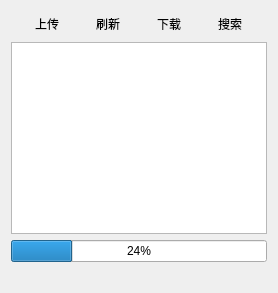
      <widget class="QWidget" name="page_20">
       <layout class="QHBoxLayout" name="horizontalLayout_58">
        <item>
         <layout class="QVBoxLayout" name="verticalLayout_25">
          <item>
           <layout class="QHBoxLayout" name="horizontalLayout_57">
            <item>
             <widget class="QToolButton" name="uploadBtn">
              <property name="text">
               <string>上传</string>
              </property>
              <property name="icon">
               <iconset resource="res.qrc">
                <normaloff>:/images/ico_SpeedupOpt.png</normaloff>:/images/ico_SpeedupOpt.png</iconset>
              </property>
              <property name="iconSize">
               <size>
                <width>48</width>
                <height>48</height>
               </size>
              </property>
              <property name="toolButtonStyle">
               <enum>Qt::ToolButtonTextUnderIcon</enum>
              </property>
              <property name="autoRaise">
               <bool>true</bool>
              </property>
              <property name="arrowType">
               <enum>Qt::NoArrow</enum>
              </property>
             </widget>
            </item>
            <item>
             <widget class="QToolButton" name="refreshBtn">
              <property name="text">
               <string>刷新</string>
              </property>
              <property name="icon">
               <iconset resource="res.qrc">
                <normaloff>:/images/ico_SpeedupOpt.png</normaloff>:/images/ico_SpeedupOpt.png</iconset>
              </property>
              <property name="iconSize">
               <size>
                <width>48</width>
                <height>48</height>
               </size>
              </property>
              <property name="toolButtonStyle">
               <enum>Qt::ToolButtonTextUnderIcon</enum>
              </property>
              <property name="autoRaise">
               <bool>true</bool>
              </property>
              <property name="arrowType">
               <enum>Qt::NoArrow</enum>
              </property>
             </widget>
            </item>
            <item>
             <widget class="QToolButton" name="dowmloadBtn">
              <property name="text">
               <string>下载</string>
              </property>
              <property name="icon">
               <iconset resource="res.qrc">
                <normaloff>:/images/ico_SpeedupOpt.png</normaloff>:/images/ico_SpeedupOpt.png</iconset>
              </property>
              <property name="iconSize">
               <size>
                <width>48</width>
                <height>48</height>
               </size>
              </property>
              <property name="toolButtonStyle">
               <enum>Qt::ToolButtonTextUnderIcon</enum>
              </property>
              <property name="autoRaise">
               <bool>true</bool>
              </property>
              <property name="arrowType">
               <enum>Qt::NoArrow</enum>
              </property>
             </widget>
            </item>
            <item>
             <widget class="QToolButton" name="searchInServerBtn">
              <property name="text">
               <string>搜索</string>
              </property>
              <property name="icon">
               <iconset resource="res.qrc">
                <normaloff>:/images/ico_SpeedupOpt.png</normaloff>:/images/ico_SpeedupOpt.png</iconset>
              </property>
              <property name="iconSize">
               <size>
                <width>48</width>
                <height>48</height>
               </size>
              </property>
              <property name="toolButtonStyle">
               <enum>Qt::ToolButtonTextUnderIcon</enum>
              </property>
              <property name="autoRaise">
               <bool>true</bool>
              </property>
              <property name="arrowType">
               <enum>Qt::NoArrow</enum>
              </property>
             </widget>
            </item>
           </layout>
          </item>
          <item>
           <widget class="QTableWidget" name="tableWidget"/>
          </item>
          <item>
           <widget class="QProgressBar" name="progressBar">
            <property name="value">
             <number>24</number>
            </property>
           </widget>
          </item>
          <item>
           <widget class="QLabel" name="serverInfo">
            <property name="text">
             <string/>
            </property>
           </widget>
          </item>
         </layout>
        </item>
       </layout>
      </widget>
